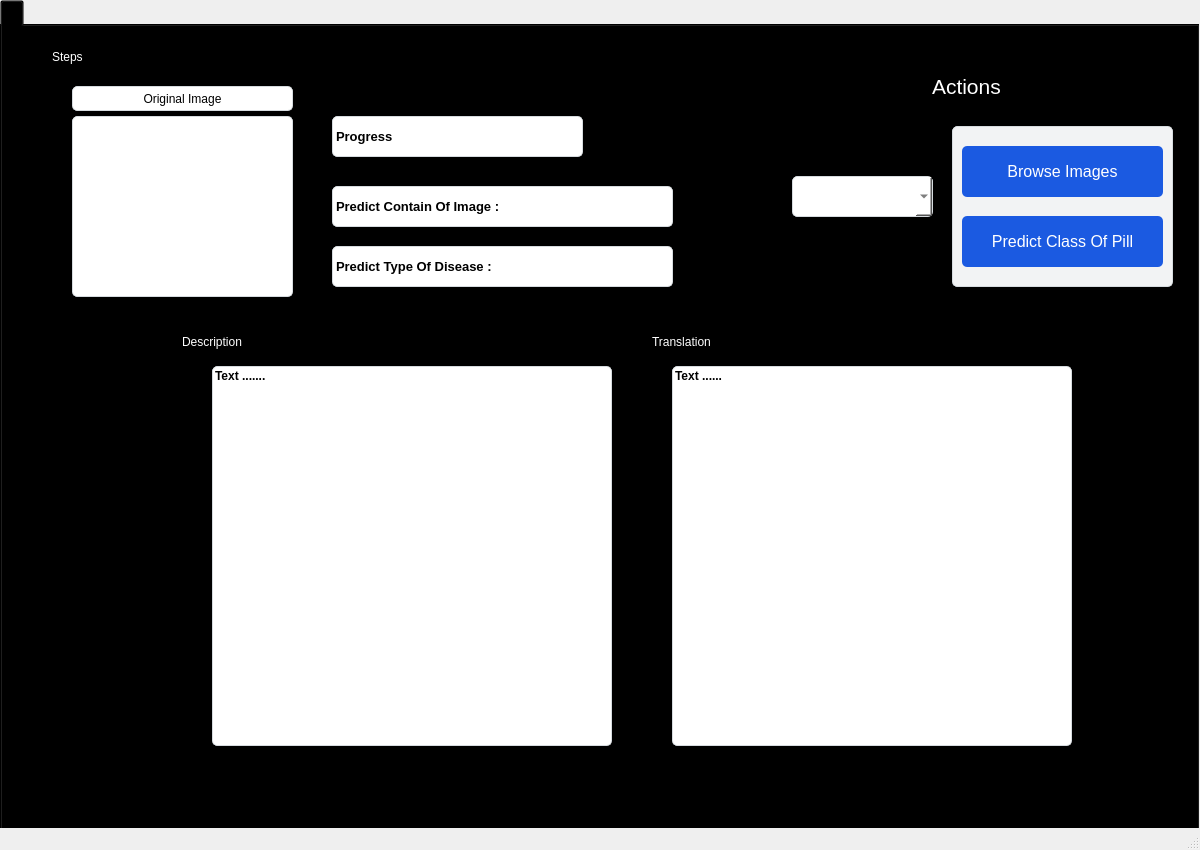
<?xml version="1.0" encoding="UTF-8"?>
<ui version="4.0">
 <class>MainWindow</class>
 <widget class="QMainWindow" name="MainWindow">
  <property name="enabled">
   <bool>true</bool>
  </property>
  <property name="geometry">
   <rect>
    <x>0</x>
    <y>0</y>
    <width>1200</width>
    <height>850</height>
   </rect>
  </property>
  <property name="minimumSize">
   <size>
    <width>1200</width>
    <height>850</height>
   </size>
  </property>
  <property name="maximumSize">
   <size>
    <width>1200</width>
    <height>850</height>
   </size>
  </property>
  <property name="windowTitle">
   <string>Classification Pills</string>
  </property>
  <widget class="QWidget" name="centralwidget">
   <widget class="QTabWidget" name="tabWidget">
    <property name="enabled">
     <bool>true</bool>
    </property>
    <property name="geometry">
     <rect>
      <x>0</x>
      <y>0</y>
      <width>1200</width>
      <height>1000</height>
     </rect>
    </property>
    <property name="sizePolicy">
     <sizepolicy hsizetype="Maximum" vsizetype="Maximum">
      <horstretch>0</horstretch>
      <verstretch>0</verstretch>
     </sizepolicy>
    </property>
    <property name="minimumSize">
     <size>
      <width>1200</width>
      <height>1000</height>
     </size>
    </property>
    <property name="maximumSize">
     <size>
      <width>1200</width>
      <height>900</height>
     </size>
    </property>
    <property name="styleSheet">
     <string notr="true"> background-color: rgba(0, 0, 0, 0); /* Fully transparent background */</string>
    </property>
    <property name="currentIndex">
     <number>0</number>
    </property>
    <widget class="QWidget" name="tabPredict">
     <attribute name="title">
      <string/>
     </attribute>
     <widget class="QPushButton" name="btnBrowseImage">
      <property name="geometry">
       <rect>
        <x>960</x>
        <y>120</y>
        <width>201</width>
        <height>51</height>
       </rect>
      </property>
      <property name="font">
       <font>
        <pointsize>12</pointsize>
       </font>
      </property>
      <property name="styleSheet">
       <string notr="true">QPushButton {
	border-radius: 5px;	
	color:rgb(255,255,255);
	background-color: rgb(27, 90, 225);
}
QPushButton:hover {
	border-radius: 5px;	
	background-color: rgb(136,189, 255);
}
QPushButton:pressed {	
	border-radius: 5px;	
	background-color: rgb(20, 180, 255);
}

QPushButton:disabled {	
	border-radius: 5px;	
	background-color: rgb(73, 131, 255);
}</string>
      </property>
      <property name="text">
       <string>Browse Images</string>
      </property>
     </widget>
     <widget class="QLabel" name="label_10">
      <property name="geometry">
       <rect>
        <x>50</x>
        <y>10</y>
        <width>201</width>
        <height>41</height>
       </rect>
      </property>
      <property name="styleSheet">
       <string notr="true">font: 75 16pt &quot;Microsoft YaHei UI&quot; ;
 background-color: rgba(0, 0, 0, 0); /* Fully transparent background */
color: rgba(255, 255,255)</string>
      </property>
      <property name="text">
       <string>Steps</string>
      </property>
     </widget>
     <widget class="QPushButton" name="btnPredict">
      <property name="geometry">
       <rect>
        <x>960</x>
        <y>190</y>
        <width>201</width>
        <height>51</height>
       </rect>
      </property>
      <property name="font">
       <font>
        <pointsize>12</pointsize>
       </font>
      </property>
      <property name="styleSheet">
       <string notr="true">QPushButton {
	border-radius: 5px;	
	color:rgb(255,255,255);
	background-color: rgb(27, 90, 225);
}
QPushButton:hover {
	border-radius: 5px;	
	background-color: rgb(136,189, 255);
}
QPushButton:pressed {	
	border-radius: 5px;	
	background-color: rgb(20, 180, 255);
}

QPushButton:disabled {	
	border-radius: 5px;	
	background-color: rgb(73, 131, 255);
}</string>
      </property>
      <property name="text">
       <string>Predict Class Of Pill</string>
      </property>
     </widget>
     <widget class="QLabel" name="label_13">
      <property name="geometry">
       <rect>
        <x>950</x>
        <y>100</y>
        <width>221</width>
        <height>161</height>
       </rect>
      </property>
      <property name="styleSheet">
       <string notr="true">background:rgb(242, 243, 244);
border:1px solid rgb(  214, 219, 223  );	
border-radius:5px;</string>
      </property>
      <property name="text">
       <string/>
      </property>
     </widget>
     <widget class="QLabel" name="label_14">
      <property name="geometry">
       <rect>
        <x>930</x>
        <y>40</y>
        <width>101</width>
        <height>41</height>
       </rect>
      </property>
      <property name="font">
       <font>
        <family>Microsoft YaHei UI</family>
        <pointsize>16</pointsize>
        <weight>9</weight>
        <italic>false</italic>
        <bold>false</bold>
       </font>
      </property>
      <property name="styleSheet">
       <string notr="true">font: 75 16pt &quot;Microsoft YaHei UI&quot; ;
background-color: rgba(0, 0, 0, 0); /* Fully transparent background */
color: rgba(255, 255,255)</string>
      </property>
      <property name="text">
       <string>Actions</string>
      </property>
     </widget>
     <widget class="QProgressBar" name="progressBar">
      <property name="geometry">
       <rect>
        <x>600</x>
        <y>90</y>
        <width>311</width>
        <height>41</height>
       </rect>
      </property>
      <property name="styleSheet">
       <string notr="true"> QProgressBar::chunk {
	background-color: rgb(17, 132, 255)    ;
	 width: 20px;

 }</string>
      </property>
      <property name="value">
       <number>0</number>
      </property>
      <property name="alignment">
       <set>Qt::AlignCenter</set>
      </property>
     </widget>
     <widget class="QLabel" name="image_2">
      <property name="enabled">
       <bool>true</bool>
      </property>
      <property name="geometry">
       <rect>
        <x>0</x>
        <y>0</y>
        <width>1200</width>
        <height>1000</height>
       </rect>
      </property>
      <property name="minimumSize">
       <size>
        <width>1200</width>
        <height>1000</height>
       </size>
      </property>
      <property name="maximumSize">
       <size>
        <width>1200</width>
        <height>1000</height>
       </size>
      </property>
      <property name="text">
       <string/>
      </property>
      <property name="pixmap">
       <pixmap>../../project test/imgLogo.jpg</pixmap>
      </property>
      <property name="scaledContents">
       <bool>false</bool>
      </property>
      <property name="alignment">
       <set>Qt::AlignCenter</set>
      </property>
      <property name="wordWrap">
       <bool>false</bool>
      </property>
     </widget>
     <widget class="QLabel" name="labelImage1">
      <property name="geometry">
       <rect>
        <x>70</x>
        <y>90</y>
        <width>221</width>
        <height>181</height>
       </rect>
      </property>
      <property name="styleSheet">
       <string notr="true">background:rgb(255, 255, 255);
border:1px solid rgb(  214, 219, 223  );	
border-radius:5px;</string>
      </property>
      <property name="text">
       <string/>
      </property>
     </widget>
     <widget class="QLabel" name="labelPredict1">
      <property name="geometry">
       <rect>
        <x>330</x>
        <y>220</y>
        <width>341</width>
        <height>41</height>
       </rect>
      </property>
      <property name="font">
       <font>
        <pointsize>10</pointsize>
        <weight>75</weight>
        <bold>true</bold>
       </font>
      </property>
      <property name="styleSheet">
       <string notr="true">background:rgb(255, 255, 255);
border:1px solid rgb(  214, 219, 223  );	
border-radius:5px;</string>
      </property>
      <property name="text">
       <string>Predict Type Of Disease : </string>
      </property>
     </widget>
     <widget class="QLabel" name="labelImage1_2">
      <property name="geometry">
       <rect>
        <x>70</x>
        <y>60</y>
        <width>221</width>
        <height>25</height>
       </rect>
      </property>
      <property name="styleSheet">
       <string notr="true">background:rgb(255, 255, 255);
border:1px solid rgb(  214, 219, 223  );	
border-radius:5px;</string>
      </property>
      <property name="text">
       <string>Original Image</string>
      </property>
      <property name="alignment">
       <set>Qt::AlignCenter</set>
      </property>
     </widget>
     <widget class="QLabel" name="label_tr">
      <property name="geometry">
       <rect>
        <x>670</x>
        <y>340</y>
        <width>400</width>
        <height>380</height>
       </rect>
      </property>
      <property name="font">
       <font>
        <pointsize>9</pointsize>
        <weight>75</weight>
        <bold>true</bold>
       </font>
      </property>
      <property name="styleSheet">
       <string notr="true">background:rgb(255, 255, 255);
border:1px solid rgb(  214, 219, 223  );	
border-radius:5px;</string>
      </property>
      <property name="lineWidth">
       <number>2</number>
      </property>
      <property name="text">
       <string>Text ......</string>
      </property>
      <property name="textFormat">
       <enum>Qt::PlainText</enum>
      </property>
      <property name="alignment">
       <set>Qt::AlignLeading|Qt::AlignLeft|Qt::AlignTop</set>
      </property>
      <property name="margin">
       <number>5</number>
      </property>
      <property name="indent">
       <number>2</number>
      </property>
     </widget>
     <widget class="QLabel" name="label_17">
      <property name="geometry">
       <rect>
        <x>180</x>
        <y>290</y>
        <width>151</width>
        <height>51</height>
       </rect>
      </property>
      <property name="styleSheet">
       <string notr="true">font: 75 16pt &quot;Microsoft YaHei UI&quot; ;
background-color: rgba(0, 0, 0, 0); /* Fully transparent background */
color: rgba(255, 255,255)</string>
      </property>
      <property name="text">
       <string>Description</string>
      </property>
     </widget>
     <widget class="QLabel" name="label_18">
      <property name="geometry">
       <rect>
        <x>650</x>
        <y>290</y>
        <width>151</width>
        <height>51</height>
       </rect>
      </property>
      <property name="styleSheet">
       <string notr="true">font: 75 16pt &quot;Microsoft YaHei UI&quot; ;
background-color: rgba(0, 0, 0, 0); /* Fully transparent background */
color: rgba(255, 255,255)</string>
      </property>
      <property name="text">
       <string>Translation</string>
      </property>
     </widget>
     <widget class="QLabel" name="label_des">
      <property name="geometry">
       <rect>
        <x>210</x>
        <y>340</y>
        <width>400</width>
        <height>380</height>
       </rect>
      </property>
      <property name="font">
       <font>
        <pointsize>9</pointsize>
        <weight>75</weight>
        <bold>true</bold>
       </font>
      </property>
      <property name="styleSheet">
       <string notr="true">background:rgb(255, 255, 255);
border:1px solid rgb(  214, 219, 223  );	
border-radius:5px;</string>
      </property>
      <property name="lineWidth">
       <number>2</number>
      </property>
      <property name="text">
       <string>Text .......</string>
      </property>
      <property name="textFormat">
       <enum>Qt::PlainText</enum>
      </property>
      <property name="alignment">
       <set>Qt::AlignLeading|Qt::AlignLeft|Qt::AlignTop</set>
      </property>
      <property name="margin">
       <number>5</number>
      </property>
      <property name="indent">
       <number>2</number>
      </property>
     </widget>
     <widget class="QLabel" name="labelPredict2">
      <property name="geometry">
       <rect>
        <x>330</x>
        <y>160</y>
        <width>341</width>
        <height>41</height>
       </rect>
      </property>
      <property name="font">
       <font>
        <pointsize>10</pointsize>
        <weight>75</weight>
        <bold>true</bold>
       </font>
      </property>
      <property name="styleSheet">
       <string notr="true">background:rgb(255, 255, 255);
border:1px solid rgb(  214, 219, 223  );	
border-radius:5px;</string>
      </property>
      <property name="text">
       <string>Predict Contain Of Image : </string>
      </property>
     </widget>
     <widget class="QLabel" name="label_new">
      <property name="geometry">
       <rect>
        <x>330</x>
        <y>90</y>
        <width>251</width>
        <height>41</height>
       </rect>
      </property>
      <property name="font">
       <font>
        <pointsize>10</pointsize>
        <weight>75</weight>
        <bold>true</bold>
       </font>
      </property>
      <property name="styleSheet">
       <string notr="true">background:rgb(255, 255, 255);
border:1px solid rgb(  214, 219, 223  );	
border-radius:5px;</string>
      </property>
      <property name="text">
       <string>Progress</string>
      </property>
     </widget>
     <widget class="QComboBox" name="comboBox">
      <property name="geometry">
       <rect>
        <x>790</x>
        <y>150</y>
        <width>141</width>
        <height>41</height>
       </rect>
      </property>
      <property name="styleSheet">
       <string notr="true">background-color: white;
border:1px solid rgb(  214, 219, 223  );
border-radius:5px;
padding: 5px;
font-size: 16px;
color: #333;

</string>
      </property>
     </widget>
     <zorder>image_2</zorder>
     <zorder>label_14</zorder>
     <zorder>label_10</zorder>
     <zorder>label_13</zorder>
     <zorder>btnBrowseImage</zorder>
     <zorder>btnPredict</zorder>
     <zorder>progressBar</zorder>
     <zorder>labelImage1</zorder>
     <zorder>labelPredict1</zorder>
     <zorder>labelImage1_2</zorder>
     <zorder>label_tr</zorder>
     <zorder>label_17</zorder>
     <zorder>label_18</zorder>
     <zorder>label_des</zorder>
     <zorder>labelPredict2</zorder>
     <zorder>label_new</zorder>
     <zorder>comboBox</zorder>
    </widget>
   </widget>
  </widget>
  <widget class="QMenuBar" name="menubar">
   <property name="geometry">
    <rect>
     <x>0</x>
     <y>0</y>
     <width>1200</width>
     <height>26</height>
    </rect>
   </property>
  </widget>
  <widget class="QStatusBar" name="statusbar"/>
 </widget>
 <resources/>
 <connections/>
</ui>
